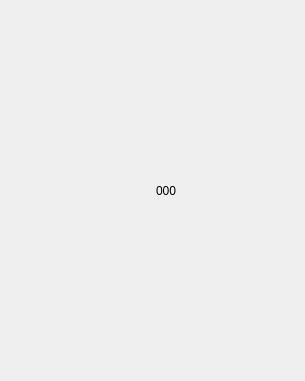
<?xml version="1.0" encoding="UTF-8"?>
<ui version="4.0">
 <class>ModulePage</class>
 <widget class="QWidget" name="ModulePage">
  <property name="geometry">
   <rect>
    <x>0</x>
    <y>0</y>
    <width>305</width>
    <height>381</height>
   </rect>
  </property>
  <property name="windowTitle">
   <string>Form</string>
  </property>
  <layout class="QGridLayout" name="gridLayout">
   <item row="2" column="0" colspan="2">
    <layout class="QGridLayout" name="gridLayout_3"/>
   </item>
   <item row="1" column="1">
    <layout class="QVBoxLayout" name="verticalLayout">
     <item>
      <widget class="QLabel" name="label_1">
       <property name="text">
        <string>000</string>
       </property>
      </widget>
     </item>
    </layout>
   </item>
  </layout>
 </widget>
 <resources/>
 <connections/>
</ui>
